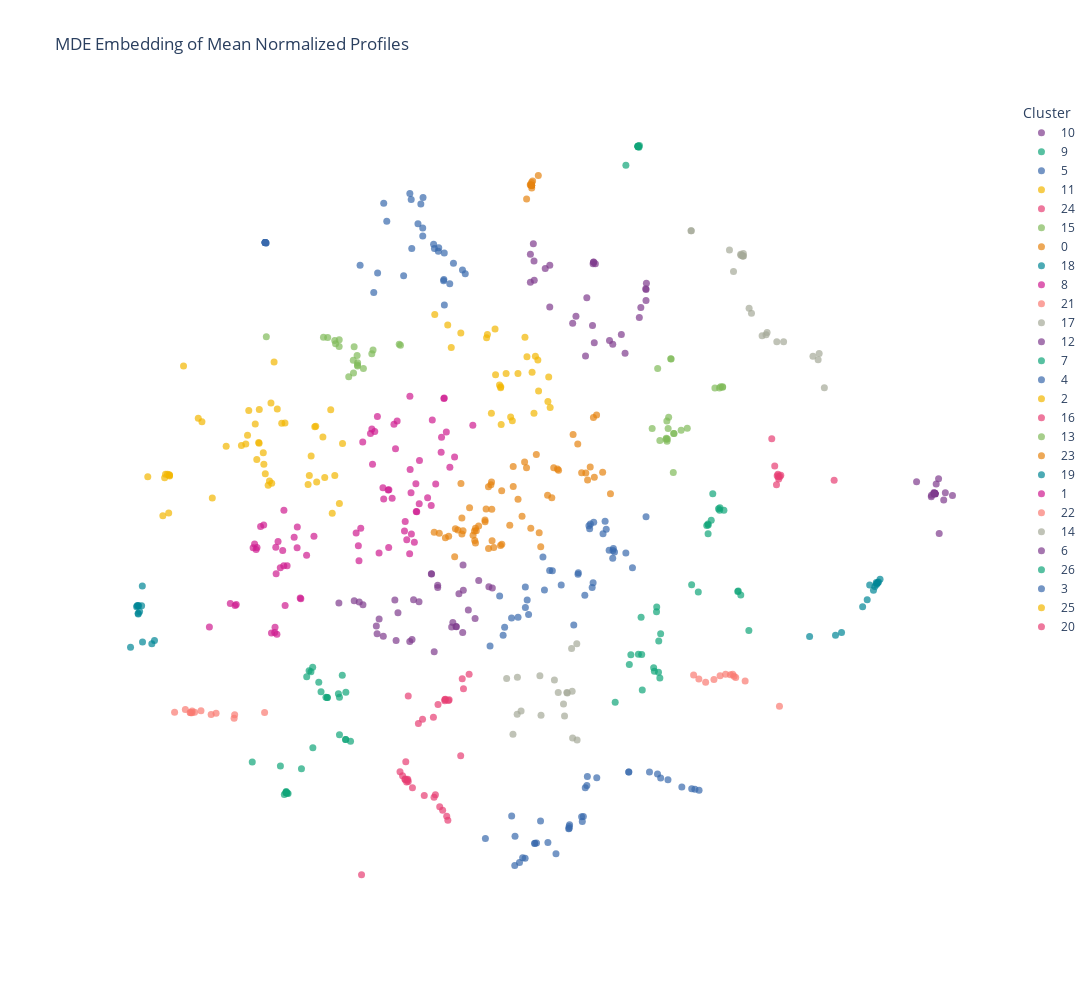

Source (notebook cell):
### Code cell
mde_2324 = tf_compute_MDE(adata_2324, n_jobs=5, label_points=False, spectral=True,leiden_neighbors=8)

### Figure 1 — Plotly figure (JSON) as saved in the notebook; plotly's stock layout.template omitted (floating-point values rounded to 4 significant figures)
{"data": [{"customdata": [["ADNP2"], ["ARHGAP35"], ["ATF6B"], ["CEBPE"], ["DOT1L"], ["ETS1"], ["FOXH1"], ["FOXM1"], ["GATA3"], ["GLI1"], ["HNF1A"], ["HSF2"], ["JAZF1"], ["MAFG"], ["NKX6-3"], ["RBCK1"], ["SOX11"], ["TERF1"], ["TFAP2A"], ["YY2"], ["ZBTB6"], ["ZKSCAN1"], ["ZNF76"], ["ZNF367"], ["ZNF395"], ["ZNF408"], ["ZNF486"], ["ZNF512"]], "hovertemplate": "cluster=10<br>x=%{x}<br>y=%{y}<br>gene_target=%{customdata[0]}<extra></extra>", "legendgroup": "10", "marker": {"color": "rgb(127, 60, 141)", "opacity": 0.7, "size": 7, "symbol": "circle"}, "mode": "markers+text", "name": "10", "orientation": "v", "showlegend": true, "textfont": {"size": 4}, "textposition": "middle center", "type": "scatter", "x": [2.693, 1.584, 2.597, 2.692, 1.348, 0.9288, 0.5734, 1.73, 0.6274, 2.309, 0.6399, 2.083, 0.5731, 2.688, 1.607, 1.712, 0.9281, 2.24, 2.57, 2.023, 1.764, 1.744, 2.7, 0.6438, 1.408, 1.722, 0.8454, 1.732], "xaxis": "x", "y": [4.417, 3.127, 4.069, 4.206, 3.766, 4.89, 5.101, 4.946, 5.303, 3.181, 4.971, 3.357, 4.558, 4.433, 4.256, 3.719, 4.078, 3.544, 3.873, 3.431, 4.916, 3.385, 4.538, 4.596, 3.898, 4.917, 4.824, 4.949], "yaxis": "y"}, {"customdata": [["AEBP1"], ["BCL6B"], ["BHLHA9"], ["BHLHE40"], ["CC2D1A"], ["DLX2"], ["ESRRB"], ["FOXE3"], ["IRF4"], ["IRF8"], ["LHX5"], ["MYPOP"], ["PLSCR1"], ["SRF"], ["TBX1"], ["THAP7"], ["ZBED4"], ["ZFP2"], ["ZFP69B"], ["ZHX1"], ["ZNF91"], ["ZNF326"], ["ZNF354A"], ["ZNF394"], ["ZNF514"], ["ZNF519"], ["ZNF605"], ["ZNF713"]], "hovertemplate": "cluster=9<br>x=%{x}<br>y=%{y}<br>gene_target=%{customdata[0]}<extra></extra>", "legendgroup": "9", "marker": {"color": "rgb(17, 165, 121)", "opacity": 0.7, "size": 7, "symbol": "circle"}, "mode": "markers+text", "name": "9", "orientation": "v", "showlegend": true, "textfont": {"size": 4}, "textposition": "middle center", "type": "scatter", "x": [-3.526, -2.812, -3.868, -3.902, -2.813, -2.723, -4.008, -2.926, -3.149, -2.945, -3.482, -3.417, -3.449, -3.883, -2.874, -2.926, -3.936, -3.305, -3.904, -3.149, -4.524, -2.809, -3.901, -3.173, -3.413, -3.264, -3.906, -3.622], "xaxis": "x", "y": [-3.087, -4.303, -5.35, -5.31, -4.306, -4.34, -4.817, -3.483, -3.489, -3.416, -2.974, -2.901, -2.991, -5.347, -3.06, -4.211, -5.368, -3.192, -5.334, -3.488, -4.74, -3.388, -5.335, -3.484, -4.463, -3.379, -5.328, -4.87], "yaxis": "y"}, {"customdata": [["AHR"], ["AKAP8L"], ["BAZ2A"], ["FAM200B"], ["FOSL1"], ["FOXS1"], ["GATA2"], ["IKZF5"], ["IRF6"], ["MESP2"], ["MSANTD4"], ["MSGN1"], ["NR4A3"], ["PPARA"], ["SIX2"], ["SNAI2"], ["SOX13"], ["TET2"], ["TIGD6"], ["ZBED1"], ["ZBTB12"], ["ZBTB21"], ["ZHX3"], ["ZNF28"], ["ZNF66"], ["ZNF334"], ["ZNF337"], ["ZNF414"], ["ZNF426"], ["ZNF485"], ["ZNF592"], ["ZNF618"], ["ZNF704"], ["ZSCAN26"]], "hovertemplate": "cluster=5<br>x=%{x}<br>y=%{y}<br>gene_target=%{customdata[0]}<extra></extra>", "legendgroup": "5", "marker": {"color": "rgb(57, 105, 172)", "opacity": 0.7, "size": 7, "symbol": "circle"}, "mode": "markers+text", "name": "5", "orientation": "v", "showlegend": true, "textfont": {"size": 4}, "textposition": "middle center", "type": "scatter", "x": [0.2868, 1.617, 1.284, 0.3735, 1.608, 1.276, 1.283, 1.579, -0.2513, 0.8942, 0.2914, 1.042, 0.4767, 1.292, 1.512, 2.756, 1.525, 0.2302, 2.376, 0.6542, 0.6516, 0.6858, 0.7592, 3.095, 2.961, 3.53, 2.903, 1.79, 0.4311, 3.665, 2.377, 1.544, 3.349, 3.588], "xaxis": "x", "y": [-6.747, -5.02, -6.023, -6.686, -5.193, -6.034, -5.992, -5.238, -6.22, -6.298, -6.177, -6.517, -6.606, -5.954, -5.802, -4.931, -5.895, -5.785, -4.933, -6.313, -6.319, -6.309, -5.882, -5.082, -5.05, -5.26, -4.97, -5.046, -6.595, -5.288, -4.935, -5.797, -5.223, -5.266], "yaxis": "y"}, {"customdata": [["AIRE"], ["ARID3A"], ["ASCL5"], ["ATOH7"], ["ERF"], ["ESR1"], ["ETS2"], ["JRKL"], ["KMT2B"], ["L3MBTL4"], ["MAFK"], ["NEUROD4"], ["NEUROG3"], ["PATZ1"], ["SIX5"], ["SOX1"], ["STAT1"], ["TBX22"], ["TFDP1"], ["THAP10"], ["TSHZ3"], ["ZKSCAN3"], ["ZNF80"], ["ZNF316"], ["ZNF580"], ["ZNF735"], ["ZNF823"]], "hovertemplate": "cluster=11<br>x=%{x}<br>y=%{y}<br>gene_target=%{customdata[0]}<extra></extra>", "legendgroup": "11", "marker": {"color": "rgb(242, 183, 1)", "opacity": 0.7, "size": 7, "symbol": "circle"}, "mode": "markers+text", "name": "11", "orientation": "v", "showlegend": true, "textfont": {"size": 4}, "textposition": "middle center", "type": "scatter", "x": [0.007664, -0.7019, 0.6042, 0.5105, -0.2143, 0.2114, -0.06491, 0.7236, -0.9416, 0.03065, 0.03764, 0.2421, -0.1416, 0.4738, 0.02761, 0.6393, -1.179, 0.6649, 0.3458, 0.71, 0.1282, 0.9091, 0.9354, -0.07444, -0.2299, 0.8943, -0.877], "xaxis": "x", "y": [2.568, 3.575, 2.812, 3.114, 3.545, 1.947, 2.767, 2.448, 3.728, 2.534, 1.801, 1.875, 2.02, 3.492, 2.515, 2.021, 3.935, 3.124, 2.788, 3.051, 2.792, 2.722, 2.13, 3.652, 3.482, 2.246, 3.295], "yaxis": "y"}, {"customdata": [["AKAP8"], ["KLF5"], ["MLXIP"], ["MYF6"], ["NFIB"], ["USF2"], ["ZBTB26"], ["ZNF155"], ["ZNF169"], ["ZZZ3"]], "hovertemplate": "cluster=24<br>x=%{x}<br>y=%{y}<br>gene_target=%{customdata[0]}<extra></extra>", "legendgroup": "24", "marker": {"color": "rgb(231, 63, 116)", "opacity": 0.7, "size": 7, "symbol": "circle"}, "mode": "markers+text", "name": "24", "orientation": "v", "showlegend": true, "textfont": {"size": 4}, "textposition": "middle center", "type": "scatter", "x": [5.162, 4.997, 5.117, 6.14, 5.083, 5.146, 5.051, 5.11, 5.096, 5.124], "xaxis": "x", "y": [0.8194, 1.524, 0.7869, 0.7226, 0.6347, 0.7942, 0.9952, 0.8381, 0.8075, 0.7476], "yaxis": "y"}, {"customdata": [["ANKZF1"], ["DMRTA2"], ["GLIS3"], ["KLF15"], ["PITX1"], ["POU3F3"], ["SHOX"], ["SHOX2"], ["SP110"], ["ZNF57"], ["ZNF143"], ["ZNF300"], ["ZNF461"], ["ZNF549"], ["ZNF610"], ["ZNF648"], ["ZNF667"], ["ZNF705A"], ["ZNF709"], ["ZSCAN30"]], "hovertemplate": "cluster=15<br>x=%{x}<br>y=%{y}<br>gene_target=%{customdata[0]}<extra></extra>", "legendgroup": "15", "marker": {"color": "rgb(128, 186, 90)", "opacity": 0.7, "size": 7, "symbol": "circle"}, "mode": "markers+text", "name": "15", "orientation": "v", "showlegend": true, "textfont": {"size": 4}, "textposition": "middle center", "type": "scatter", "x": [-2.602, -2.594, -2.756, -3.012, -1.83, -2.93, -2.669, -2.597, -2.997, -3.219, -1.808, -2.932, -2.333, -2.657, -2.593, -2.31, -2.672, -3.142, -4.266, -2.487], "xaxis": "x", "y": [3.139, 2.936, 2.726, 3.429, 3.357, 3.444, 2.801, 2.953, 3.368, 3.493, 3.337, 3.313, 3.174, 3.31, 2.997, 3.245, 3.044, 3.488, 3.502, 2.888], "yaxis": "y"}, {"customdata": [["ARID2"], ["ASH1L"], ["BARX1"], ["DLX6"], ["EHF"], ["EMX1"], ["EPAS1"], ["FOXA1"], ["FOXQ1"], ["GRHL3"], ["HES6"], ["HIVEP2"], ["KLF4"], ["KLF6"], ["LMX1B"], ["MEOX1"], ["MKX"], ["NKX2-4"], ["PCGF6"], ["PRDM12"], ["PRDM13"], ["RARG"], ["RELB"], ["RFX2"], ["SETDB2"], ["SIX6"], ["SLC2A4RG"], ["SP7"], ["TFCP2L1"], ["TFEC"], ["THAP6"], ["THAP8"], ["THRA"], ["TMF1"], ["TP53"], ["TWIST2"], ["YBX1"], ["ZBTB42"], ["ZEB1"], ["ZFHX2"], ["ZFP41"], ["ZNF32"], ["ZNF107"], ["ZNF136"], ["ZNF215"], ["ZNF267"], ["ZNF276"], ["ZNF358"], ["ZNF462"], ["ZNF540"], ["ZNF566"], ["ZNF658"], ["ZNF660"], ["ZNF684"], ["ZNF691"], ["ZNF705D"], ["ZNF736"], ["ZNF844"], ["ZNF860"]], "hovertemplate": "cluster=0<br>x=%{x}<br>y=%{y}<br>gene_target=%{customdata[0]}<extra></extra>", "legendgroup": "0", "marker": {"color": "rgb(230, 131, 16)", "opacity": 0.7, "size": 7, "symbol": "circle"}, "mode": "markers+text", "name": "0", "orientation": "v", "showlegend": true, "textfont": {"size": 4}, "textposition": "middle center", "type": "scatter", "x": [-1.19, 0.8882, 0.2588, 0.3467, -0.8015, -0.6823, -0.4469, 1.621, -0.6992, 0.5808, -0.6614, -0.4775, -0.1387, -0.4332, 0.4671, 0.7627, -0.2572, -0.4187, 1.441, -0.2384, 1.897, -0.5417, 2.041, 1.786, 0.7345, 1.001, -0.1507, 1.589, -1.097, 0.5024, -0.3751, -0.259, -0.1343, 0.04929, 0.02567, 1.745, 1.512, 1.07, 1.67, -0.1954, -0.129, -0.4331, -0.6822, -0.1933, 1.09, 0.6821, 1.356, 1.729, -0.7562, -0.9846, 0.4205, -0.9244, 0.2581, 0.9657, 0.1952, -0.8143, -0.09864, -0.452, 0.04724], "xaxis": "x", "y": [-0.2885, 0.4284, 0.6004, 0.3509, -0.2194, -0.0108, -0.4455, 0.7245, 0.6587, -0.2093, -0.2581, -0.3472, 0.6869, -0.2075, 1.074, -0.5674, -0.08391, -0.2558, 1.422, 0.1641, 0.8754, 0.1896, 0.4575, 1.987, -0.2988, 0.9646, 0.6323, 0.8633, -0.305, 0.961, -0.1677, -0.04767, 0.1613, -0.5199, -0.5417, 0.7801, 0.8679, 0.9373, 0.9791, 0.5929, -0.4495, -0.4975, -0.3223, -0.6024, 0.9128, 1.22, 1.606, 1.936, -0.2439, -0.3957, 0.02506, -0.365, 0.9893, 0.3814, -0.1499, -0.7639, -0.5847, -0.2606, 0.5188], "yaxis": "y"}, {"customdata": [["ARID3B"], ["CBX2"], ["KLF1"], ["NANOG"], ["NANOGP8"], ["PKNOX2"], ["PRDM14"], ["PURG"], ["RLF"], ["SALL4"], ["SNAI1"], ["ZBTB3"], ["ZNF423"], ["ZNF891"]], "hovertemplate": "cluster=18<br>x=%{x}<br>y=%{y}<br>gene_target=%{customdata[0]}<extra></extra>", "legendgroup": "18", "marker": {"color": "rgb(0, 134, 149)", "opacity": 0.7, "size": 7, "symbol": "circle"}, "mode": "markers+text", "name": "18", "orientation": "v", "showlegend": true, "textfont": {"size": 4}, "textposition": "middle center", "type": "scatter", "x": [6.165, 6.913, 6.861, 6.981, 6.952, 6.923, 6.941, 6.915, 6.746, 6.663, 6.276, 6.791, 6.887, 5.69], "xaxis": "x", "y": [-2.282, -1.259, -1.41, -1.199, -1.252, -1.281, -1.266, -1.297, -1.593, -1.73, -2.23, -1.307, -1.337, -2.307], "yaxis": "y"}, {"customdata": [["ARNT"], ["CREB3L4"], ["CSRNP2"], ["DMRT2"], ["DUXA"], ["ELF3"], ["FOSL2"], ["FOXJ2"], ["HEY2"], ["HNF1B"], ["LHX9"], ["NEUROD2"], ["NHLH1"], ["ONECUT3"], ["PAX6"], ["RFX8"], ["SATB1"], ["SPIB"], ["TBX10"], ["THRB"], ["TIGD2"], ["TIGD4"], ["ZNF268"], ["ZNF471"], ["ZNF491"], ["ZNF518A"], ["ZNF583"], ["ZNF786"], ["ZSCAN25"], ["ZSCAN32"]], "hovertemplate": "cluster=8<br>x=%{x}<br>y=%{y}<br>gene_target=%{customdata[0]}<extra></extra>", "legendgroup": "8", "marker": {"color": "rgb(207, 28, 144)", "opacity": 0.7, "size": 7, "symbol": "circle"}, "mode": "markers+text", "name": "8", "orientation": "v", "showlegend": true, "textfont": {"size": 4}, "textposition": "middle center", "type": "scatter", "x": [-4.106, -4.481, -4.437, -3.634, -3.702, -4.818, -4.113, -3.756, -3.393, -4.372, -4.838, -4.508, -4.172, -4.01, -4.087, -4.073, -3.645, -3.528, -3.944, -4.093, -4.315, -4.927, -3.966, -3.922, -3.699, -3.885, -4.453, -5.31, -4.051, -3.946], "xaxis": "x", "y": [-2.128, -0.5128, -0.5812, -1.577, -0.5892, -1.686, -2.229, -0.3816, -0.3648, -0.177, -1.706, -0.5852, -2.241, -0.9728, -1.092, -2.264, -1.56, -0.7337, 0.1412, -0.5791, -0.1449, -1.67, -0.6396, -1.706, -0.187, -0.9358, -0.62, -2.125, -0.4675, -0.9352], "yaxis": "y"}, {"customdata": [["ARNT2"], ["HDX"], ["HMGN3"], ["IRX1"], ["NFE2L3"], ["TCF7L1"], ["ZFP69"], ["ZNF17"], ["ZNF284"], ["ZNF589"], ["ZNF747"], ["ZNF764"], ["ZNF781"]], "hovertemplate": "cluster=21<br>x=%{x}<br>y=%{y}<br>gene_target=%{customdata[0]}<extra></extra>", "legendgroup": "21", "marker": {"color": "rgb(249, 123, 114)", "opacity": 0.7, "size": 7, "symbol": "circle"}, "mode": "markers+text", "name": "21", "orientation": "v", "showlegend": true, "textfont": {"size": 4}, "textposition": "middle center", "type": "scatter", "x": [-5.464, -5.664, -5.278, -4.857, -5.581, -5.187, -4.298, -5.751, -5.627, -5.652, -4.846, -5.631, -5.948], "xaxis": "x", "y": [-3.746, -3.78, -3.819, -3.893, -3.775, -3.794, -3.779, -3.721, -3.752, -3.785, -3.825, -3.787, -3.774], "yaxis": "y"}, {"customdata": [["ARX"], ["BARHL1"], ["CREB5"], ["GBX1"], ["RBPJL"], ["SCX"], ["TBX15"], ["TCF23"], ["ZBTB39"], ["ZBTB43"], ["ZFP30"], ["ZNF44"], ["ZNF510"], ["ZNF518B"], ["ZNF607"], ["ZNF671"], ["ZNF674"], ["ZNF689"]], "hovertemplate": "cluster=17<br>x=%{x}<br>y=%{y}<br>gene_target=%{customdata[0]}<extra></extra>", "legendgroup": "17", "marker": {"color": "rgb(165, 170, 153)", "opacity": 0.7, "size": 7, "symbol": "circle"}, "mode": "markers+text", "name": "17", "orientation": "v", "showlegend": true, "textfont": {"size": 4}, "textposition": "middle center", "type": "scatter", "x": [0.7474, 1.347, 1.328, 1.084, 1.199, 1.18, 0.3354, 1.424, 1.241, 0.254, 0.768, 1.429, 1.013, 1.25, 1.339, 0.3311, 0.1382, 0.4025], "xaxis": "x", "y": [-3.07, -4.272, -2.538, -3.394, -3.849, -3.618, -3.099, -2.449, -3.392, -4.202, -3.834, -4.315, -3.149, -3.405, -3.367, -3.813, -3.123, -3.753], "yaxis": "y"}, {"customdata": [["ASCL1"], ["FLYWCH1"], ["GTF3A"], ["HMX2"], ["HOXD13"], ["PHF20"], ["POU3F2"], ["POU5F1"], ["POU5F1B"], ["PRDM16"], ["RBPJ"], ["TCF7L2"], ["TCF12"], ["ZNF180"], ["ZNF181"], ["ZNF396"], ["ZNF442"], ["ZNF487"], ["ZNF507"], ["ZNF521"], ["ZNF560"], ["ZNF669"], ["ZNF710"], ["ZNF835"]], "hovertemplate": "cluster=12<br>x=%{x}<br>y=%{y}<br>gene_target=%{customdata[0]}<extra></extra>", "legendgroup": "12", "marker": {"color": "rgb(127, 60, 141)", "opacity": 0.7, "size": 7, "symbol": "circle"}, "mode": "markers+text", "name": "12", "orientation": "v", "showlegend": true, "textfont": {"size": 4}, "textposition": "middle center", "type": "scatter", "x": [7.987, 7.975, 8.148, 8.054, 7.982, 7.982, 7.983, 7.985, 7.983, 7.924, 8.01, 7.996, 8.178, 7.921, 7.651, 7.986, 7.986, 7.968, 7.969, 7.984, 7.984, 8.309, 7.983, 8.066], "xaxis": "x", "y": [0.4663, 0.4605, 0.3404, 0.7511, 0.4627, 0.4622, 0.4645, 0.4668, 0.4639, 0.4288, 0.6464, 0.4525, 0.4774, 0.401, 0.694, 0.4664, 0.467, 0.4607, 0.4824, 0.4656, 0.4594, 0.4238, 0.4647, -0.3114], "yaxis": "y"}, {"customdata": [["ASCL2"], ["ATOH1"], ["BSX"], ["CAMTA2"], ["CEBPB"], ["CRX"], ["CTCFL"], ["CXXC1"], ["GATA1"], ["GATA6"], ["HES4"], ["HLF"], ["HSF4"], ["MYCL"], ["NFIL3"], ["NME2"], ["OTX1"], ["PHF1"], ["SMAD9"], ["SOX30"], ["SP8"], ["TWIST1"], ["ZFP14"], ["ZNF20"], ["ZNF287"], ["ZNF511"], ["ZNF571"], ["ZNF621"], ["ZNF629"], ["ZNF697"], ["ZNF853"]], "hovertemplate": "cluster=7<br>x=%{x}<br>y=%{y}<br>gene_target=%{customdata[0]}<extra></extra>", "legendgroup": "7", "marker": {"color": "rgb(17, 165, 121)", "opacity": 0.7, "size": 7, "symbol": "circle"}, "mode": "markers+text", "name": "7", "orientation": "v", "showlegend": true, "textfont": {"size": 4}, "textposition": "middle center", "type": "scatter", "x": [2.846, 2.553, 3.83, 2.833, 3.805, 4.429, 2.624, 4.577, 2.602, 2.96, 2.926, 4.041, 4.022, 2.613, 2.889, 3.888, 3.528, 3.828, 3.916, 2.415, 3.832, 4.382, 4.12, 3.65, 2.946, 2.127, 2.386, 4.047, 2.921, 4.374, 2.885], "xaxis": "x", "y": [-2.98, -2.652, -0.315, -2.911, -0.1566, -1.504, -3.342, -2.189, -1.933, -2.255, -2.392, 0.1409, 0.1692, -2.657, -1.735, -0.05434, -1.306, -0.1281, 0.4603, -2.662, -0.1446, -1.427, 0.1392, -1.443, -3.109, -3.581, -2.849, 0.1895, -3.001, -1.433, -1.827], "yaxis": "y"}, {"customdata": [["ASCL3"], ["ATMIN"], ["CHAMP1"], ["DACH2"], ["DLX4"], ["DNMT1"], ["E2F4"], ["ETV3L"], ["FOXI2"], ["FOXJ1"], ["GATA4"], ["GATAD2A"], ["GRHL2"], ["GTF2I"], ["JUNB"], ["KDM2A"], ["MSX2"], ["OVOL1"], ["PITX3"], ["REL"], ["SETDB1"], ["SOX4"], ["SOX14"], ["SOX18"], ["TCF21"], ["THAP12"], ["VDR"], ["ZBTB14"], ["ZNF24"], ["ZNF205"], ["ZNF438"], ["ZNF630"], ["ZNF787"], ["ZSCAN16"]], "hovertemplate": "cluster=4<br>x=%{x}<br>y=%{y}<br>gene_target=%{customdata[0]}<extra></extra>", "legendgroup": "4", "marker": {"color": "rgb(57, 105, 172)", "opacity": 0.7, "size": 7, "symbol": "circle"}, "mode": "markers+text", "name": "4", "orientation": "v", "showlegend": true, "textfont": {"size": 4}, "textposition": "middle center", "type": "scatter", "x": [-2.115, -4.289, -4.289, -1.601, -1.013, -4.286, -4.273, -1.114, -2.298, -1.487, -2.548, -2.227, -1.611, -0.8368, -4.271, -1.003, -0.9047, -1.4, -4.288, -1.435, -4.287, -0.6713, -1.185, -1.75, -1.636, -1.394, -4.289, -1.4, -1.2, -1.005, -0.6204, -1.017, -1.107, -2.059], "xaxis": "x", "y": [6.091, 5.329, 5.328, 5.214, 4.612, 5.328, 5.318, 5.157, 4.362, 5.693, 4.888, 4.736, 6.165, 4.928, 5.319, 4.118, 4.528, 5.454, 5.329, 6.074, 5.33, 4.794, 5.211, 4.685, 6.279, 6.2, 5.329, 5.61, 5.297, 5.127, 4.725, 4.588, 5.23, 5.739], "yaxis": "y"}, {"customdata": [["BACH2"], ["BHLHA15"], ["ETV5"], ["ISL1"], ["LCOR"], ["LTF"], ["MECOM"], ["MEOX2"], ["MITF"], ["MXD1"], ["MXD4"], ["NEUROG1"], ["NFKB2"], ["NR1I3"], ["NR4A1"], ["ONECUT2"], ["PA2G4"], ["PCGF2"], ["POU4F3"], ["RUNX3"], ["SP1"], ["TCF3"], ["ZBTB33"], ["ZFP90"], ["ZNF48"], ["ZNF93"], ["ZNF280D"], ["ZNF345"], ["ZNF445"], ["ZNF469"], ["ZNF532"], ["ZNF546"], ["ZNF554"], ["ZNF581"], ["ZNF716"], ["ZNF780A"], ["ZNF888"]], "hovertemplate": "cluster=2<br>x=%{x}<br>y=%{y}<br>gene_target=%{customdata[0]}<extra></extra>", "legendgroup": "2", "marker": {"color": "rgb(242, 183, 1)", "opacity": 0.7, "size": 7, "symbol": "circle"}, "mode": "markers+text", "name": "2", "orientation": "v", "showlegend": true, "textfont": {"size": 4}, "textposition": "middle center", "type": "scatter", "x": [-5.002, -5.446, -2.87, -4.168, -3.196, -3.058, -3.478, -4.209, -2.927, -4.588, -4.181, -5.514, -3.925, -4.311, -4.395, -4.066, -4.322, -3.361, -3.501, -4.406, -3.378, -4.642, -4.285, -3.343, -4.399, -3.984, -3.011, -4.233, -5.784, -4.723, -4.124, -3.445, -3.086, -4.441, -4.611, -4.469, -3.23], "xaxis": "x", "y": [1.38, 1.855, 1.432, 0.6636, 0.7746, 0.08299, 0.8154, 0.7074, 0.2696, 2.071, 2.219, 1.922, 1.832, 1.032, 2.092, 2.101, 1.253, 1.766, 0.6382, 1.455, 1.757, 1.421, 0.846, 0.6862, 1.439, 1.823, 0.8148, 0.6235, 2.934, 1.394, 3.011, 1.192, 2.086, 1.123, 1.595, 1.812, 1.56], "yaxis": "y"}, {"customdata": [["BHLHE22"], ["CREB3L3"], ["ESX1"], ["IKZF4"], ["LEF1"], ["NFIC"], ["NKX6-2"], ["PIN1"], ["SP140L"], ["ZGPAT"], ["ZNF112"], ["ZNF416"], ["ZNF512B"], ["ZNF594"], ["ZNF683"], ["ZNF692"], ["ZNF701"], ["ZNF791"], ["ZNF816"]], "hovertemplate": "cluster=16<br>x=%{x}<br>y=%{y}<br>gene_target=%{customdata[0]}<extra></extra>", "legendgroup": "16", "marker": {"color": "rgb(231, 63, 116)", "opacity": 0.7, "size": 7, "symbol": "circle"}, "mode": "markers+text", "name": "16", "orientation": "v", "showlegend": true, "textfont": {"size": 4}, "textposition": "middle center", "type": "scatter", "x": [-1.588, -1.665, -1.695, -1.168, -1.089, -1.192, -1.722, -0.9394, -1.71, -1.77, -1.684, -2.521, -0.9601, -0.7042, -1.372, -1.725, -1.816, -1.674, -1.035], "xaxis": "x", "y": [-5.237, -5.118, -5.128, -5.377, -5.607, -5.424, -5.07, -5.868, -4.733, -5.006, -5.089, -6.923, -5.793, -4.619, -5.391, -5.078, -4.928, -5.075, -5.674], "yaxis": "y"}, {"customdata": [["BHLHE41"], ["FOXN4"], ["FOXO1"], ["GATAD2B"], ["NCOA3"], ["PAX9"], ["PBX3"], ["PHF21A"], ["REST"], ["REXO4"], ["SREBF1"], ["TBPL1"], ["THAP5"], ["ZNF134"], ["ZNF174"], ["ZNF398"], ["ZNF432"], ["ZNF556"], ["ZNF582"], ["ZNF653"], ["ZNF850"], ["ZNF878"]], "hovertemplate": "cluster=13<br>x=%{x}<br>y=%{y}<br>gene_target=%{customdata[0]}<extra></extra>", "legendgroup": "13", "marker": {"color": "rgb(128, 186, 90)", "opacity": 0.7, "size": 7, "symbol": "circle"}, "mode": "markers+text", "name": "13", "orientation": "v", "showlegend": true, "textfont": {"size": 4}, "textposition": "middle center", "type": "scatter", "x": [3.955, 3.207, 3.198, 3.153, 2.805, 3.192, 4.039, 4.06, 3.084, 2.946, 4.095, 3.098, 3.065, 3.336, 3.107, 3.074, 3.145, 3.077, 3.06, 3.449, 4.097, 2.906], "xaxis": "x", "y": [2.51, 1.629, 1.626, 3.071, 1.725, 0.8696, 2.509, 2.534, 1.519, 1.493, 2.523, 1.722, 1.534, 1.691, 1.944, 1.87, 3.077, 1.475, 1.517, 1.731, 2.535, 2.888], "yaxis": "y"}, {"customdata": [["CCDC17"], ["DMRTC2"], ["GMEB2"], ["MTERF1"], ["MTERF3"], ["MTERF4"], ["OSR2"], ["POGK"], ["ZBTB41"], ["ZNF596"], ["ZSCAN2"]], "hovertemplate": "cluster=23<br>x=%{x}<br>y=%{y}<br>gene_target=%{customdata[0]}<extra></extra>", "legendgroup": "23", "marker": {"color": "rgb(230, 131, 16)", "opacity": 0.7, "size": 7, "symbol": "circle"}, "mode": "markers+text", "name": "23", "orientation": "v", "showlegend": true, "textfont": {"size": 4}, "textposition": "middle center", "type": "scatter", "x": [0.5041, 0.5765, 0.6143, 0.596, 0.5956, 0.5972, 0.5711, 0.5976, 0.5963, 0.7183, 0.5946], "xaxis": "x", "y": [6.173, 6.446, 6.522, 6.441, 6.437, 6.435, 6.447, 6.386, 6.436, 6.628, 6.49], "yaxis": "y"}, {"customdata": [["CDX1"], ["IRF9"], ["MEIS1"], ["MTF2"], ["NANOGNB"], ["NEUROG2"], ["NR0B1"], ["NR3C2"], ["SCRT2"], ["SP2"], ["TCF7"], ["ZNF98"], ["ZNF124"]], "hovertemplate": "cluster=19<br>x=%{x}<br>y=%{y}<br>gene_target=%{customdata[0]}<extra></extra>", "legendgroup": "19", "marker": {"color": "rgb(0, 134, 149)", "opacity": 0.7, "size": 7, "symbol": "circle"}, "mode": "markers+text", "name": "19", "orientation": "v", "showlegend": true, "textfont": {"size": 4}, "textposition": "middle center", "type": "scatter", "x": [-6.539, -6.535, -6.634, -6.316, -6.552, -6.643, -6.364, -6.607, -6.755, -6.614, -6.62, -6.615, -6.589], "xaxis": "x", "y": [-1.326, -2.416, -1.712, -2.384, -1.711, -1.73, -2.448, -1.711, -2.517, -1.87, -1.707, -1.857, -1.823], "yaxis": "y"}, {"customdata": [["CEBPA"], ["CREM"], ["ERG"], ["ETV1"], ["FOSB"], ["HBP1"], ["HES7"], ["HHEX"], ["IRX5"], ["LCORL"], ["MNX1"], ["NR2F2"], ["RELA"], ["REPIN1"], ["RORC"], ["RXRA"], ["SIX4"], ["TBPL2"], ["TBX18"], ["TCF15"], ["TET1"], ["TFEB"], ["TSC22D1"], ["TSHZ1"], ["ZBTB34"], ["ZBTB47"], ["ZFP1"], ["ZNF30"], ["ZNF75D"], ["ZNF200"], ["ZNF219"], ["ZNF253"], ["ZNF256"], ["ZNF275"], ["ZNF280C"], ["ZNF311"], ["ZNF341"], ["ZNF420"], ["ZNF441"], ["ZNF490"], ["ZNF541"], ["ZNF564"], ["ZNF706"], ["ZNF775"], ["ZNF783"], ["ZSCAN23"]], "hovertemplate": "cluster=1<br>x=%{x}<br>y=%{y}<br>gene_target=%{customdata[0]}<extra></extra>", "legendgroup": "1", "marker": {"color": "rgb(207, 28, 144)", "opacity": 0.7, "size": 7, "symbol": "circle"}, "mode": "markers+text", "name": "1", "orientation": "v", "showlegend": true, "textfont": {"size": 4}, "textposition": "middle center", "type": "scatter", "x": [-2.5, -2.568, -2.536, -1.899, -2.034, -2.231, -1.635, -1.869, -0.9673, -1.244, -1.459, -1.518, -1.006, -1.525, -2.358, -1.553, -1.961, -2.02, -1.631, -2.279, -2.129, -2.32, -0.9025, -1.608, -1.464, -1.734, -2.2, -1.693, -1.721, -1.224, -1.062, -1.614, -1.927, -0.4818, -1.012, -1.162, -1.64, -0.816, -1.31, -2.58, -1.055, -2.332, -2.115, -2.62, -1.51, -2.024], "xaxis": "x", "y": [1.463, -0.8394, -0.211, 1.333, 0.5316, 1.956, 2.35, 1.867, 1.655, 0.2304, 1.103, 0.1144, 2.313, 0.6508, 1.629, -0.4825, 0.3717, 0.5377, 0.9294, 1.666, 0.5758, 1.032, 0.9722, -0.3225, 0.2646, -0.2641, -0.6869, -0.4315, -0.08006, 1.889, 1.266, 0.477, 1.806, 1.789, 2.304, 0.649, -0.7048, 1.172, 0.3838, -0.5492, 1.552, 1.716, 0.3578, -0.3, 0.1103, -0.5818], "yaxis": "y"}, {"customdata": [["CEBPD"], ["DMBX1"], ["FOXD4"], ["KLF10"], ["MSX1"], ["RAX"], ["STAT5A"], ["ZNF354B"], ["ZNF383"], ["ZNF492"], ["ZNF500"], ["ZNF552"]], "hovertemplate": "cluster=22<br>x=%{x}<br>y=%{y}<br>gene_target=%{customdata[0]}<extra></extra>", "legendgroup": "22", "marker": {"color": "rgb(249, 123, 114)", "opacity": 0.7, "size": 7, "symbol": "circle"}, "mode": "markers+text", "name": "22", "orientation": "v", "showlegend": true, "textfont": {"size": 4}, "textposition": "middle center", "type": "scatter", "x": [3.661, 4.306, 3.937, 4.239, 5.138, 4.509, 3.785, 4.151, 4.281, 3.565, 4.05, 4.337], "xaxis": "x", "y": [-3.129, -3.076, -3.143, -3.049, -3.66, -3.168, -3.193, -3.037, -3.039, -3.052, -3.07, -3.104], "yaxis": "y"}, {"customdata": [["CENPB"], ["DR1"], ["DRAP1"], ["FOXD3"], ["GSC"], ["HIC1"], ["MBD1"], ["NR1D1"], ["PAX2"], ["POU3F4"], ["SPDEF"], ["TFE3"], ["ZBED6"], ["ZKSCAN7"], ["ZNF83"], ["ZNF454"], ["ZNF576"], ["ZNF628"], ["ZNF700"], ["ZNF707"], ["ZNF732"]], "hovertemplate": "cluster=14<br>x=%{x}<br>y=%{y}<br>gene_target=%{customdata[0]}<extra></extra>", "legendgroup": "14", "marker": {"color": "rgb(165, 170, 153)", "opacity": 0.7, "size": 7, "symbol": "circle"}, "mode": "markers+text", "name": "14", "orientation": "v", "showlegend": true, "textfont": {"size": 4}, "textposition": "middle center", "type": "scatter", "x": [4.476, 4.428, 4.463, 4.582, 4.625, 5.214, 4.467, 4.479, 4.296, 4.912, 4.82, 5.866, 4.222, 5.847, 5.961, 4.431, 3.523, 3.516, 4.892, 5.752, 5.089], "xaxis": "x", "y": [5.117, 5.103, 5.067, 4.057, 3.958, 3.407, 5.065, 5.065, 4.767, 3.585, 3.52, 3.178, 5.183, 3.055, 2.513, 5.08, 5.558, 5.559, 3.542, 3.126, 3.406], "yaxis": "y"}, {"customdata": [["CENPS"], ["ELK1"], ["ESR2"], ["FOXD4L5"], ["FOXK1"], ["FOXN2"], ["GATA5"], ["GPBP1"], ["HES3"], ["KCNIP3"], ["MXI1"], ["NFE2L1"], ["NFXL1"], ["NOTO"], ["PGR"], ["PITX2"], ["PREB"], ["RAG1"], ["SRY"], ["TIGD7"], ["ZFP37"], ["ZNF16"], ["ZNF165"], ["ZNF212"], ["ZNF222"], ["ZNF419"], ["ZNF443"], ["ZNF573"], ["ZNF614"], ["ZNF619"], ["ZNF728"], ["ZNF821"], ["ZNF852"]], "hovertemplate": "cluster=6<br>x=%{x}<br>y=%{y}<br>gene_target=%{customdata[0]}<extra></extra>", "legendgroup": "6", "marker": {"color": "rgb(127, 60, 141)", "opacity": 0.7, "size": 7, "symbol": "circle"}, "mode": "markers+text", "name": "6", "orientation": "v", "showlegend": true, "textfont": {"size": 4}, "textposition": "middle center", "type": "scatter", "x": [-0.1873, -1.911, -2.123, -1.854, -0.7837, -0.8479, -0.7893, -1.126, -0.6609, -1.568, -0.6563, -2.496, -0.1245, -0.3736, -1.19, -2.564, -1.888, -0.6673, -0.564, -0.8694, -0.44, -2.656, -1.125, -2.199, -2.936, -1.637, -0.7365, -1.242, -2.25, -1.238, -2.236, -1.596, -1.468], "xaxis": "x", "y": [-1.341, -1.599, -2.302, -1.847, -2.118, -2.036, -2.113, -1.312, -0.9217, -1.597, -1.412, -1.692, -1.366, -1.22, -2.602, -1.64, -2.384, -2.23, -1.794, -2.122, -1.956, -1.613, -1.359, -1.969, -1.657, -2.402, -1.479, -1.09, -2.102, -1.096, -2.254, -2.366, -1.632], "yaxis": "y"}, {"customdata": [["CENPX"], ["EBF2"], ["FIGLA"], ["GTF2IRD1"], ["LIN28B"], ["NFKB1"], ["SNAPC4"], ["SNAPC5"], ["ZNF382"]], "hovertemplate": "cluster=26<br>x=%{x}<br>y=%{y}<br>gene_target=%{customdata[0]}<extra></extra>", "legendgroup": "26", "marker": {"color": "rgb(17, 165, 121)", "opacity": 0.7, "size": 7, "symbol": "circle"}, "mode": "markers+text", "name": "26", "orientation": "v", "showlegend": true, "textfont": {"size": 4}, "textposition": "middle center", "type": "scatter", "x": [2.323, 2.572, 2.542, 2.545, 2.547, 2.551, 2.548, 2.562, 2.546], "xaxis": "x", "y": [6.826, 7.211, 7.191, 7.192, 7.195, 7.187, 7.191, 7.175, 7.2], "yaxis": "y"}, {"customdata": [["CREBL2"], ["DEAF1"], ["DMRT3"], ["EBF3"], ["ESRRA"], ["ESRRG"], ["FOXK2"], ["HNF4G"], ["HOXA7"], ["ISL2"], ["NFX1"], ["NKX6-1"], ["PPARD"], ["PRDM8"], ["PROX2"], ["RARB"], ["RFX7"], ["TBX20"], ["TBX21"], ["ZFP42"], ["ZMAT1"], ["ZNF12"], ["ZNF226"], ["ZNF446"], ["ZNF501"], ["ZNF551"], ["ZNF563"], ["ZNF572"], ["ZNF639"], ["ZNF687"], ["ZNF708"], ["ZNF726"], ["ZNF772"], ["ZNF777"], ["ZNF843"], ["ZSCAN18"]], "hovertemplate": "cluster=3<br>x=%{x}<br>y=%{y}<br>gene_target=%{customdata[0]}<extra></extra>", "legendgroup": "3", "marker": {"color": "rgb(57, 105, 172)", "opacity": 0.7, "size": 7, "symbol": "circle"}, "mode": "markers+text", "name": "3", "orientation": "v", "showlegend": true, "textfont": {"size": 4}, "textposition": "middle center", "type": "scatter", "x": [2.323, 0.4817, 1.66, 2.094, 0.07364, 0.009704, 2.082, 1.673, 1.646, 1.723, 1.734, 1.963, 2.086, 0.9762, 0.2282, 1.705, 0.3471, 0.8031, 0.8307, 2.444, 2.693, 1.369, 2.017, 0.5401, -0.1663, 0.1011, 1.571, 1.138, 0.9262, 1.942, 1.446, 2.115, 0.4804, 1.904, 1.451, 0.5147], "xaxis": "x", "y": [-0.6897, -1.745, -0.2194, -0.6009, -2.283, -1.524, -0.7899, -0.1257, -0.1598, -1.268, -0.09166, -0.2294, -0.6395, -1.035, -1.947, -1.357, -1.933, -0.7644, -1.406, -0.9757, 0.01386, -2.085, -0.6338, -1.88, -2.49, -2.129, -1.509, -1.308, -1.029, -0.07541, -1.1, -0.6679, -1.348, -0.3157, -1.073, -1.602], "yaxis": "y"}, {"customdata": [["DBX2"], ["DMRTB1"], ["PBX1"], ["RHOXF2"], ["STAT6"], ["TP73"], ["ZNF213"], ["ZNF597"], ["ZNF616"], ["ZNF664"]], "hovertemplate": "cluster=25<br>x=%{x}<br>y=%{y}<br>gene_target=%{customdata[0]}<extra></extra>", "legendgroup": "25", "marker": {"color": "rgb(242, 183, 1)", "opacity": 0.7, "size": 7, "symbol": "circle"}, "mode": "markers+text", "name": "25", "orientation": "v", "showlegend": true, "textfont": {"size": 4}, "textposition": "middle center", "type": "scatter", "x": [-6.077, -6.056, -6.04, -6.163, -6.13, -5.257, -6.042, -6.044, -6.114, -6.439], "xaxis": "x", "y": [0.8358, 0.08543, 0.8025, 0.03466, 0.7698, 0.3779, 0.8176, 0.8261, 0.837, 0.7864], "yaxis": "y"}, {"customdata": [["HEY1"], ["IRX4"], ["MEIS3"], ["NR1H4"], ["POU2F1"], ["SMAD4"], ["SOX12"], ["TAL2"], ["TCFL5"], ["ZBTB22"], ["ZMAT4"], ["ZNF418"], ["ZNF672"]], "hovertemplate": "cluster=20<br>x=%{x}<br>y=%{y}<br>gene_target=%{customdata[0]}<extra></extra>", "legendgroup": "20", "marker": {"color": "rgb(231, 63, 116)", "opacity": 0.7, "size": 7, "symbol": "circle"}, "mode": "markers+text", "name": "20", "orientation": "v", "showlegend": true, "textfont": {"size": 4}, "textposition": "middle center", "type": "scatter", "x": [-1.479, -0.6759, -0.9948, -0.9843, -0.9282, -1.204, -0.9158, -1.665, -0.9955, -0.5497, -1.403, -0.653, -1.12], "xaxis": "x", "y": [-3.992, -3.126, -3.529, -3.523, -3.55, -3.873, -3.532, -3.459, -3.55, -3.041, -3.912, -3.318, -3.627], "yaxis": "y"}], "layout": {"coloraxis": {"showscale": false}, "height": 1000, "legend": {"title": {"text": "Cluster"}, "tracegroupgap": 0}, "plot_bgcolor": "white", "showlegend": true, "title": {"text": "MDE Embedding of Mean Normalized Profiles"}, "width": 1200, "xaxis": {"anchor": "y", "domain": [0, 1], "title": {"text": "x"}, "visible": false}, "yaxis": {"anchor": "x", "domain": [0, 1], "title": {"text": "y"}, "visible": false}}}
